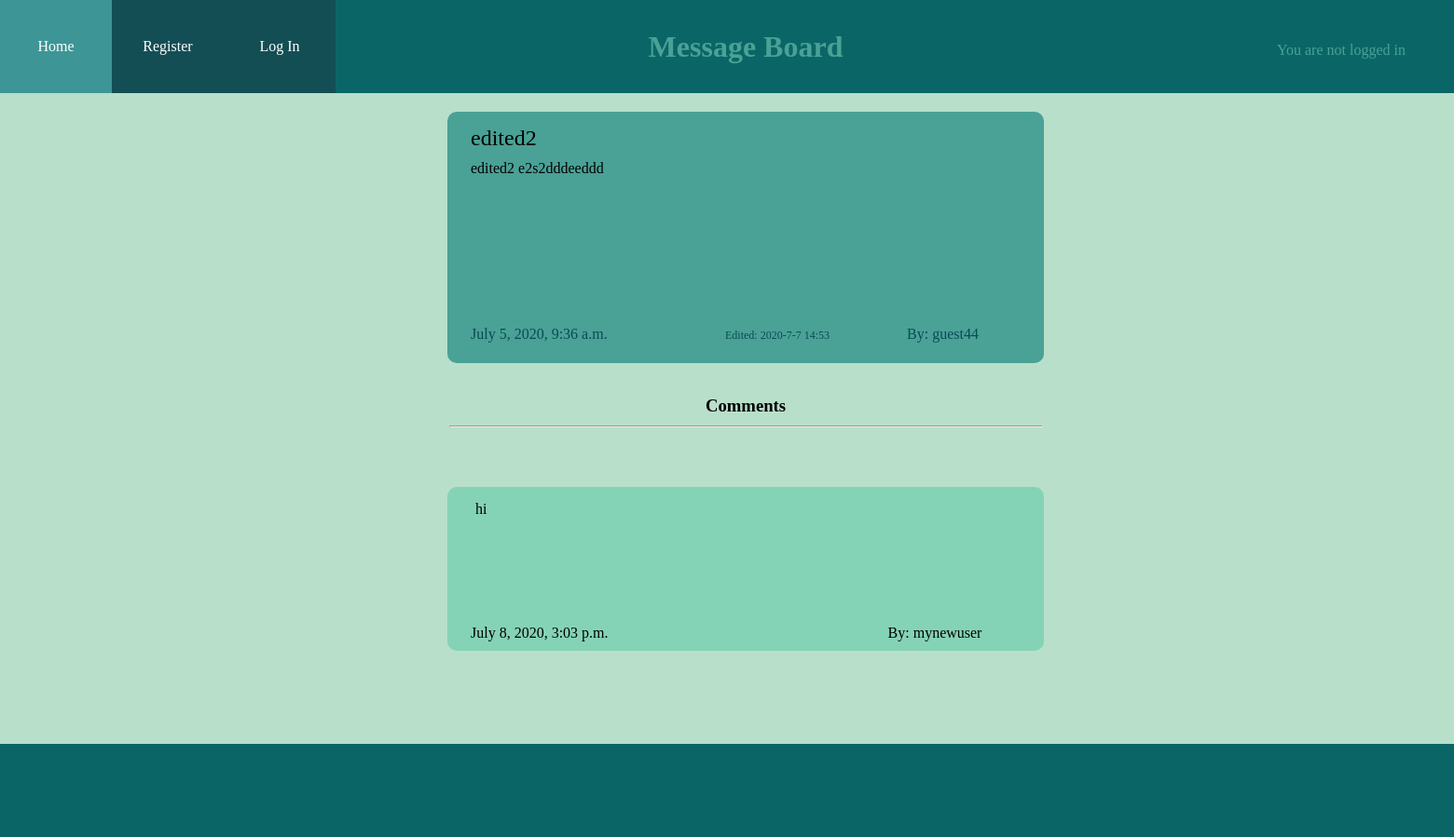
The app's page /post/1/ with its own data.
### post/models.py (models this page shows)
class Post(models.Model):
    title= models.CharField(max_length=30,null=True,blank=True)
    body= models.TextField(max_length=500)
    date= models.DateTimeField(auto_now_add=True)
    edit_date=models.DateTimeField(blank=True,null=True)
    author= models.ForeignKey(settings.AUTH_USER_MODEL,on_delete=models.DO_NOTHING,default=None)
    comments_amount=models.IntegerField(default=0)

class Comment(models.Model):
    body = models.TextField(max_length=100,null=True,blank=True)
    author=models.ForeignKey(settings.AUTH_USER_MODEL,on_delete=models.DO_NOTHING,default=None,null=True,blank=True)
    id_post=models.CharField(max_length=10,default=None,null=True,blank=True)
    date=models.DateTimeField(auto_now_add=True,null=True,blank=True)

### account/models.py (models this page shows)
class User(AbstractUser):
     dob=models.CharField(max_length=20,default=0)

### post/views.py (the view)
# urls.py: path('<int:post_id>/',views.post_details,name="post_details"),
def post_details(request,post_id):
    details=Post.objects.all().get(id=post_id)
    form=Comment_form(request.POST)
    comments=Comment.objects.all().filter(id_post=post_id).order_by('date').reverse()
    if request.method=="POST":
        form=Comment_form(request.POST)
        if form.is_valid():
            comment=form.save(commit=False)
            comment.author=request.user
            comment.id_post=post_id
            num_of_comments=Post.objects.get(id=post_id)
            num_of_comments.comments_amount+=1
            num_of_comments.save()
            comment.save()
            return redirect(f"/post/{post_id}")
    else:
        form=Comment_form()
    return render(request,'post/post.html',{'details':details,'comments':comments,'form':form})

### post/templates/post/post.html (shortened to what this page needs)
{% extends "main.html" %}
{% load static %}
{% block content %}
    <link rel="stylesheet" type="text/css" href="{% static 'post/post.css' %}">
    <div class="maincontainer">
        <div class="post">
            <div class="title">
                {{ details.title }}
            </div>
            <div class="details">
                {{ details.body }}
            </div>
            <div class="lower_container">
                <span class="date">{{ details.date }}</span>
                <span class="author">By: {{ details.author }}</span>
                {% if details.edit_date %}
                    <span class="edited">Edited: {{details.edit_date.year}}-{{details.edit_date.month}}-{{details.edit_date.month}} {{details.edit_date.hour}}:{{details.edit_date.minute}} </span>
                {% endif %}
            </div>
        </div>
        {% if comments %}
            <h3 style="margin-top:35px;">Comments</h3>
        {% endif %}
        {% if comments %}
            <hr style="width:635px;margin:auto;margin-top:10px;color:rgb(74, 161, 150)">
        {% endif %}
        {% for comment in comments %}
            <div class="comments">
                <div class="body2">{{ comment.body }}</div>
                <div class="date2">{{ comment.date }}
                    <div class="author2"><span>By: </span>{{ comment.author }}</div>
                </div>
            </div>
        {% endfor %}
    </div>
{% endblock %}

### homepage/static/homepage/mainstyles.css (style rules this page uses)
* { margin:0;padding:0 }
.maincontainer { margin:auto; width:100em; min-height:799px; position:relative; }
body { background-color: rgba(94, 184, 136, 0.438); }

### post/static/post/post.css (style rules this page uses)
* { margin:0 }
body { background-color: rgba(94, 184, 136, 0.438); }
.maincontainer { margin:0 auto; display:flex; flex-direction:column; align-items:center; }
.post { position:relative; margin-top:20px; min-height:270px; width:40%; border-radius: 10px; background-color: rgb(74, 161, 150); box-sizing:border-box; padding:15px 10px 10px 25px; display:flex; flex-direction:column; }
.title { font-size:24px; }
.lower_container { position:relative; margin-top:160px; }
.date { margin:auto 20px 10px auto; color:rgb(8, 76, 85); }
.edited { position:absolute; right:220px; top:3px; color:rgb(8, 76, 85); font-size:12px; }
.details { margin-top:10px }
.author { position:absolute; right:60px; height:10px; color:rgb(8, 76, 85); }
.comments { margin-top:20px; min-height:170px; width:40%; border-radius: 10px; background-color: rgba(113, 206, 175, 0.719); box-sizing:border-box; padding:15px 10px 10px 25px; display:flex; flex-direction:column; }
.body2 { margin-left:5px }
.date2 { margin-top:115px; width:600px; margin-right:240px; display:flex; flex-direction:row }
.author2 { margin-left:300px }

### records on screen
Post: title "edited2", body "edited2 e2s2dddeeddd", date "July 5, 2020, 9:36 a.m.", author "guest44", edit_date.year "2020", edit_date.month "7", edit_date.hour "14", edit_date.minute "53"
Comment: body "hi", date "July 8, 2020, 3:03 p.m.", author "mynewuser"
